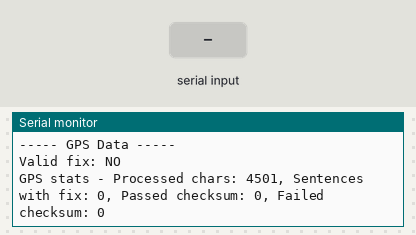
Recording of a program running on a simulated Teensy 4. On the bench: the last lines printed to the serial monitor. The test bench sets the inputs (shaded band). The GPS gets a fix after 3 s at 37.7749, -122.4194 with 8 satellites.

Above: at 9.2 s.
9.3 s: "$\n" received over the second serial link
At 9.9 s:
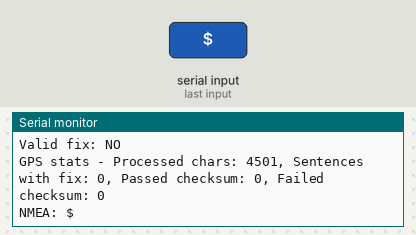
11.5 s: "1\n" received over the second serial link
At 11.9 s:
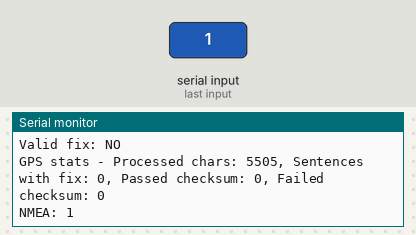
13.0 s: "0\n" received over the second serial link
At 13.8 s:
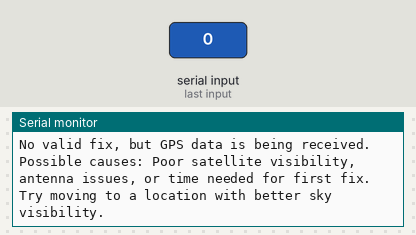
Timing chart, 0 to 16.0 s (numbered marks = the images above; inputs shaded):
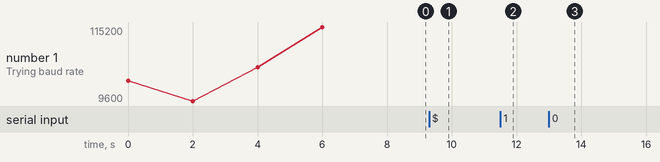

The program:

main.cpp
```cpp
#include <Arduino.h>
#include <TinyGPSPlus.h>

// GPS UART settings
#define GPS_BAUD 38400  // Default baud rate for M8N is 38400

// Debug mode
#define DEBUG_GPS_SENTENCES 1  // Set to 1 to see raw NMEA sentences

// Global variables
TinyGPSPlus gps;
unsigned long last_gps_display = 0;
unsigned long last_serial_check = 0;
uint32_t serial_bytes_received = 0;
uint32_t last_serial_bytes_count = 0;

// Buffer for debug NMEA sentence
char nmea_buffer[100];
uint8_t nmea_idx = 0;

// Function prototypes
void displayGPSData();
void checkSerialData();
void handleNMEASentence(char c);

void setup() {
  // Initialize Serial for USB communication
  Serial.begin(115200);
  while (!Serial && millis() < 3000); // Wait for serial to be ready, but timeout after 3 seconds

  Serial.println("Holybro M8N GPS Demo");

  // Try each of the common baud rates for GPS modules
  Serial.println("Trying to identify GPS baud rate...");

  // Initialize GPS serial connection - try a few common baud rates
  uint32_t baud_rates[] = {38400, 9600, 57600, 115200};
  bool gps_detected = false;

  for (uint8_t i = 0; i < sizeof(baud_rates)/sizeof(baud_rates[0]); i++) {
    Serial.print("Trying baud rate: ");
    Serial.println(baud_rates[i]);

    Serial3.begin(baud_rates[i]);
    delay(1000); // Wait for GPS to send some data

    unsigned long start_time = millis();
    uint8_t bytes_received = 0;

    // Check for data at this baud rate
    while (millis() - start_time < 1000) {
      if (Serial3.available() > 0) {
        Serial3.read(); // Just discard the data
        bytes_received++;
      }
    }

    if (bytes_received > 10) {
      Serial.print("Detected GPS at baud rate: ");
      Serial.println(baud_rates[i]);
      gps_detected = true;
      break;
    }

    Serial3.end();
  }

  if (!gps_detected) {
    Serial.println("WARNING: Could not detect GPS. Defaulting to 38400 baud.");
    Serial3.begin(GPS_BAUD);
  }

  Serial.println("Setup complete. Waiting for GPS data...");
}

void loop() {
  // Read data from GPS
  while (Serial3.available() > 0) {
    char c = Serial3.read();

    // Store for debug
    if (DEBUG_GPS_SENTENCES) {
      handleNMEASentence(c);
    }

    gps.encode(c);
    serial_bytes_received++;
  }

  // Check if we're receiving serial data every 2 seconds
  if (millis() - last_serial_check > 2000) {
    checkSerialData();
    last_serial_check = millis();
  }

  // Display GPS data every second
  if (millis() - last_gps_display > 1000) {
    displayGPSData();
    last_gps_display = millis();
  }
}

void handleNMEASentence(char c) {
  // Store character in buffer
  if (c == '$') {
    // Start of a new sentence
    nmea_idx = 0;
  }

  if (nmea_idx < sizeof(nmea_buffer) - 1) {
    nmea_buffer[nmea_idx++] = c;
  }

  if (c == '\n') {
    // End of sentence
    nmea_buffer[nmea_idx] = '\0';
    Serial.print("NMEA: ");
    Serial.print(nmea_buffer);
    nmea_idx = 0;
  }
}

void checkSerialData() {
  uint32_t bytes_since_last_check = serial_bytes_received - last_serial_bytes_count;
  last_serial_bytes_count = serial_bytes_received;

  Serial.print("Bytes received in last 2 seconds: ");
  Serial.println(bytes_since_last_check);

  if (bytes_since_last_check == 0) {
    Serial.println("WARNING: No data received on Serial3! Check GPS connection and baud rate.");
  } else {
    Serial.println("Serial3 connection is working.");

    // Check if we're getting valid NMEA data
    if (gps.charsProcessed() > 0 && gps.sentencesWithFix() == 0) {
      Serial.println("NMEA data is being received but no valid fix obtained yet.");
      Serial.print("Valid sentences: ");
      Serial.println(gps.passedChecksum());
      Serial.print("Failed checksums: ");
      Serial.println(gps.failedChecksum());
    }
  }
}

void displayGPSData() {
  Serial.println("\n----- GPS Data -----");
  Serial.print("Valid fix: ");
  Serial.println(gps.location.isValid() ? "YES" : "NO");

  // Print processing stats
  Serial.print("GPS stats - Processed chars: ");
  Serial.print(gps.charsProcessed());
  Serial.print(", Sentences with fix: ");
  Serial.print(gps.sentencesWithFix());
  Serial.print(", Passed checksum: ");
  Serial.print(gps.passedChecksum());
  Serial.print(", Failed checksum: ");
  Serial.println(gps.failedChecksum());

  // Print raw NMEA sentence if data is coming in but no fix
  if (!gps.location.isValid() && serial_bytes_received > last_serial_bytes_count) {
    Serial.println("No valid fix, but GPS data is being received.");
    Serial.println("Possible causes: Poor satellite visibility, antenna issues, or time needed for first fix.");
    Serial.println("Try moving to a location with better sky visibility.");
  }

  if (gps.location.isValid()) {
    Serial.print("Location: ");
    Serial.print(gps.location.lat(), 6);
    Serial.print(", ");
    Serial.println(gps.location.lng(), 6);

    Serial.print("Altitude: ");
    Serial.print(gps.altitude.meters());
    Serial.println(" m");

    Serial.print("Speed: ");
    Serial.print(gps.speed.kmph());
    Serial.println(" km/h");

    Serial.print("Course: ");
    Serial.print(gps.course.deg());
    Serial.println(" degrees");

    Serial.print("Satellites: ");
    Serial.println(gps.satellites.value());

    // Accuracy information
    Serial.print("HDOP: ");
    Serial.println(gps.hdop.value());

    float horizontalAccuracy = gps.hdop.value() * 2.5;
    Serial.print("Estimated Horizontal Accuracy: ");
    Serial.print(horizontalAccuracy, 1);
    Serial.println(" meters");

    // Vertical accuracy is typically 1.5x horizontal accuracy for GPS
    Serial.print("Estimated Vertical Accuracy: ");
    Serial.print(horizontalAccuracy * 1.5, 1);
    Serial.println(" meters");

    // Interpret the accuracy
    if (horizontalAccuracy < 2.0) {
      Serial.println("Position Quality: Excellent (RTK-like, <2m)");
    } else if (horizontalAccuracy < 5.0) {
      Serial.println("Position Quality: Good (2-5m)");
    } else if (horizontalAccuracy < 10.0) {
      Serial.println("Position Quality: Moderate (5-10m)");
    } else {
      Serial.println("Position Quality: Poor (>10m)");
    }

    Serial.print("Date/Time: ");
    if (gps.date.isValid() && gps.time.isValid()) {
      char dateTime[32];
      sprintf(dateTime, "%04d-%02d-%02d %02d:%02d:%02d",
              gps.date.year(), gps.date.month(), gps.date.day(),
              gps.time.hour(), gps.time.minute(), gps.time.second());
      Serial.println(dateTime);
    } else {
      Serial.println("INVALID");
    }
  }
}
```

Measured:
- after the input at 9.3 s, the serial monitor: prints a new line at once (image 1)
- after the input at 11.5 s, the serial monitor: prints a new line at once (image 2)
- after the input at 13.0 s, the serial monitor: prints a new line at once (image 3)
